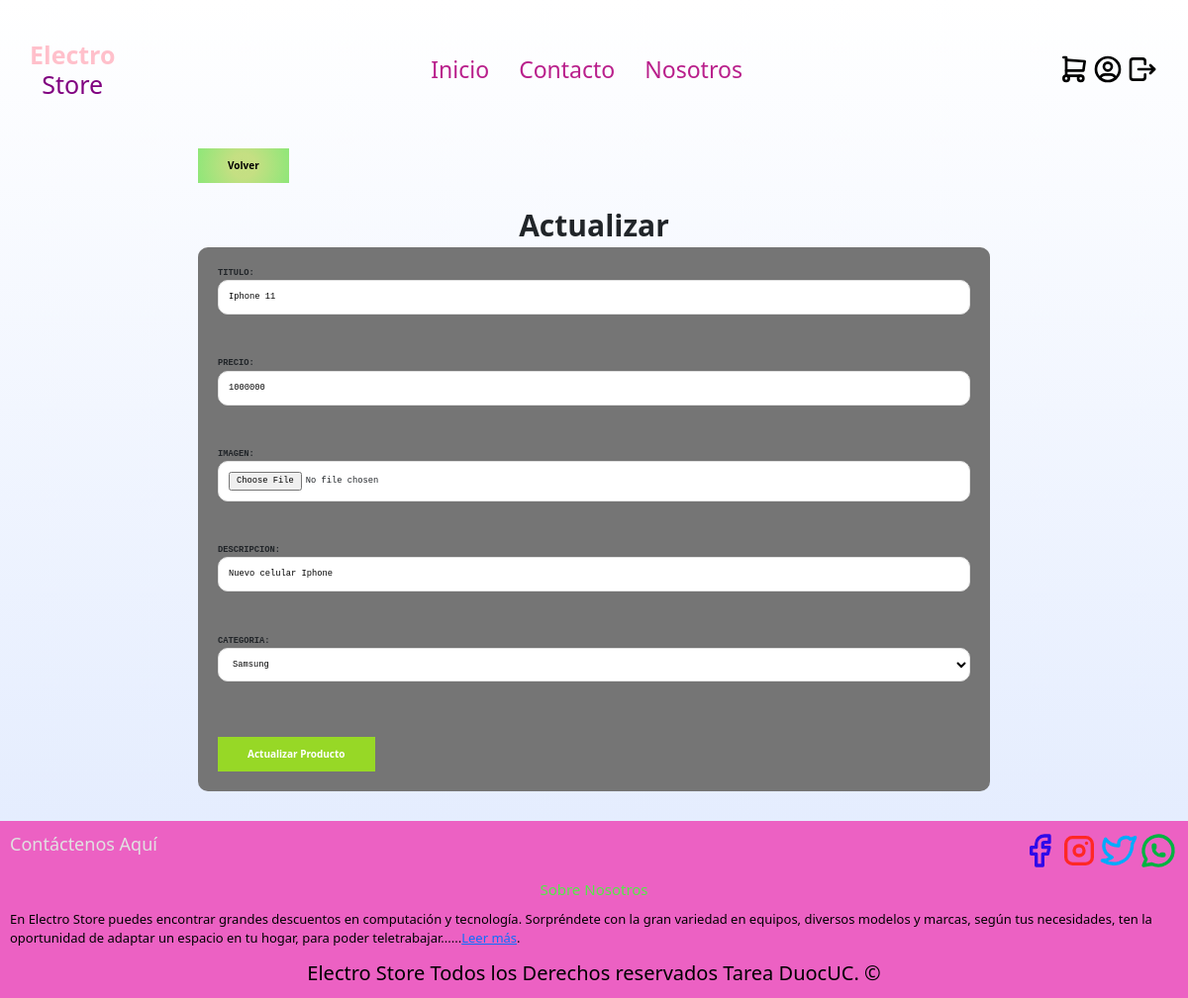
/actualizar/2, run on the app's committed database.
### paginas/models.py (models this page shows)
class Producto(models.Model):
    id_producto =       models.AutoField(primary_key=True)
    titulo =            models.CharField(max_length=60)
    precio =            models.IntegerField()
    imagen =            models.ImageField (upload_to='img', null=True, blank=True)
    descripcion =       models.CharField(max_length=210)
    id_categoria =      models.ForeignKey('Categoria',on_delete=models.CASCADE, db_column='idCategoria')

### paginas/views.py (the view)
# urls.py: path('actualizar/<str:pk>', views.actualizar, name='actualizar'),
def actualizar(request,pk):
    if pk != "":
        producto=Producto.objects.get(id_producto=pk)
        categorias = Categoria.objects.all()
        print(type(producto.id_categoria.categoria))
        context ={'producto' : producto, 'categorias' : categorias}
        if producto:
            return render(request, 'paginas/productos/producto_edit.html', context)
        else:
            context={'mensaje': "Error, Producto no existe"}
            return render(request, 'paginas/trabajadores/vendedor.html', context)

### paginas/templates/paginas/productos/producto_edit.html (shortened to what this page needs)
{% extends "../../extras/padre.html" %}
{% block content%}
<section class="contenedor seccion contenido-centrado" >
    <a href="/vendedor" class="volver-producto">Volver</a>
    <div>
        <div class="regi">
          <div class="text-header">Actualizar</div>
       {% if producto %} </div>
          <form class="formulario" action="{% url 'productoUpdate' pk=producto.id_producto %}" method="POST" enctype="multipart/form-data">
            <pre>TITULO:  <input type="text" name="titulo" placeholder="Ingresa titulo" value="{{producto.titulo}}"> </pre>
            <pre>PRECIO:  <input type="number" name="precio" value="{{producto.precio}}"> </pre>
            <pre>IMAGEN:  <input type="file" accept="image/jpeg, image/png" name="imagen" value="{{producto.imagen}}"> </pre>
            <pre>DESCRIPCION:  <input type="text" name="descripcion" placeholder="Ingresa Detalles" value="{{producto.descripcion}}"></input> </pre>
            <pre>CATEGORIA:  <select name="categoria">
              {% for categoria in categorias %}
                {% if categoria.categoria == producto.id_categoria.categoria%}
                    <option value="{{categoria.id_categoria}} selected">{{ categoria.categoria }}</option>
                {% else %}
                    <option value="{{categoria.id_categoria}}">{{ categoria.categoria }}</option>
                {% endif %}
              {% endfor %}
            </select>
            </pre>
            <input class="boton boton-verde" type="submit" name="option" class="btn" value="Actualizar Producto">
          </form>
        </div>
      {% endif %}
</section>
{%endblock%}

### static/css/css.css (style rules this page uses)
:root { --Blanco: #ffffff; --Oscuro: #000000; ---Wood:burlywood; --Azul: #07eeffe6; --jaune: #FFC017; --Gris: #757575; --GrisClaro: #DFE9FE; ---fuentePrincipal: 'Staatliches', cursive; }
html { font-size: 62.5%; box-sizing: border-box; }
*, *:before, *:after { box-sizing: inherit; }
.contenedor { width: 95%; max-width: 120rem; margin: 0 auto; }
a { text-decoration: none; }
body { background-color: #57e81d; font-size: 13px; font-family: 'Krub', sans-serif; background-image: linear-gradient(to top , var(--GrisClaro)0% , VAR(--Blanco) 100%); }
.seccion { margin-bottom: 2.5rem; margin-top: 2.5rem; }
.contenido-centrado { max-width: 800px; }
pre { font-weight: 900; text-transform: uppercase; }
.formulario input:not([type=submit]), .formulario select, .formulario textarea { padding: 1rem; display: block; width: 100%; background-color: #FFFFFF; border: 1px solid #e1e1e1; border-radius: 1rem; margin-bottom: 2rem; }
.regi { display: grid; justify-content: center; }
.text-header { font-size: 3rem; font-weight: 600; }
.formulario { background-color: var(--Gris); width: min (60rem 100%); margin: 0 auto; padding: 2rem; border-radius: 1rem; }

### static/css/boton.css (style rules this page uses)
@media (min-width: 768px ) { .volver-producto { background: rgb(174, 202, 12); background: radial-gradient(circle, rgba(185, 217, 103, 0.82) 25%, rgba(53, 212, 5, 0.537) 98%); border: none; color: #ffffff; display: inline-block; font-weight: 700; margin-top: 2.5rem; padding: 1rem 3rem; text-align: center; text-decoration: none; color: var(--Oscuro); } }
.volver-producto { background: rgb(174, 202, 12); background: radial-gradient(circle, rgba(185, 217, 103, 0.82) 25%, rgba(53, 212, 5, 0.537) 98%); border: none; color: #ffffff; display: inline-block; font-weight: 700; margin-top: 2.5rem; padding: 1rem 3rem; text-align: center; text-decoration: none; color: var(--Oscuro); }
.boton-verde { background-color: #97d826; border: none; color: #ffffff; display: inline-block; font-weight: 700; margin-top: 2.5rem; padding: 1rem 3rem; text-align: center; text-decoration: none; }
.boton { margin-top: 0; margin-bottom: 0; color: #ffffff; }

### data on the page
Producto: titulo "Iphone 11", precio "1000000", descripcion "Nuevo celular Iphone"

### other printed values
form field categoria "Samsung"
